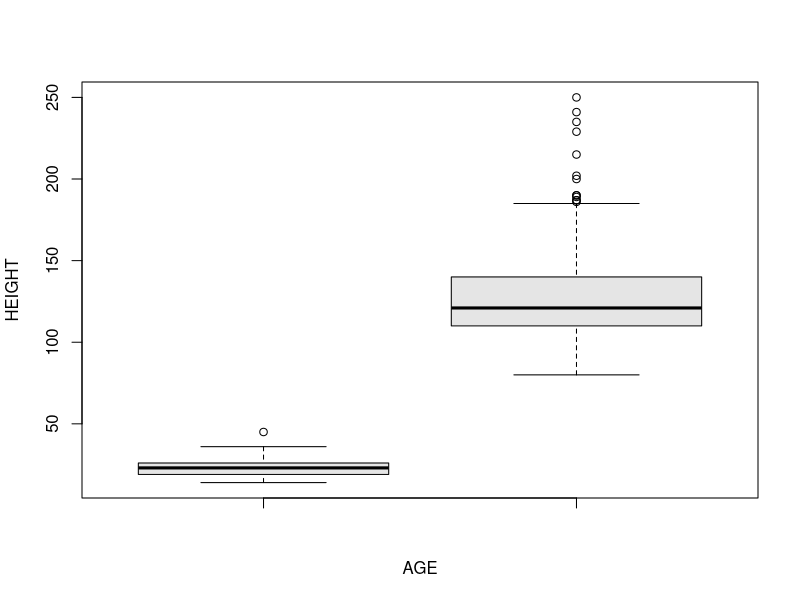

Recreate this plot in R.
data("birthwt", package = "MASS")
head(birthwt)
head(birthwt$age)
head(birthwt$lwt)
boxplot(birthwt$age,birthwt$lwt,Names=c('AGE','HEIGHT'),xlab='AGE',ylab='HEIGHT',col='gray90')
